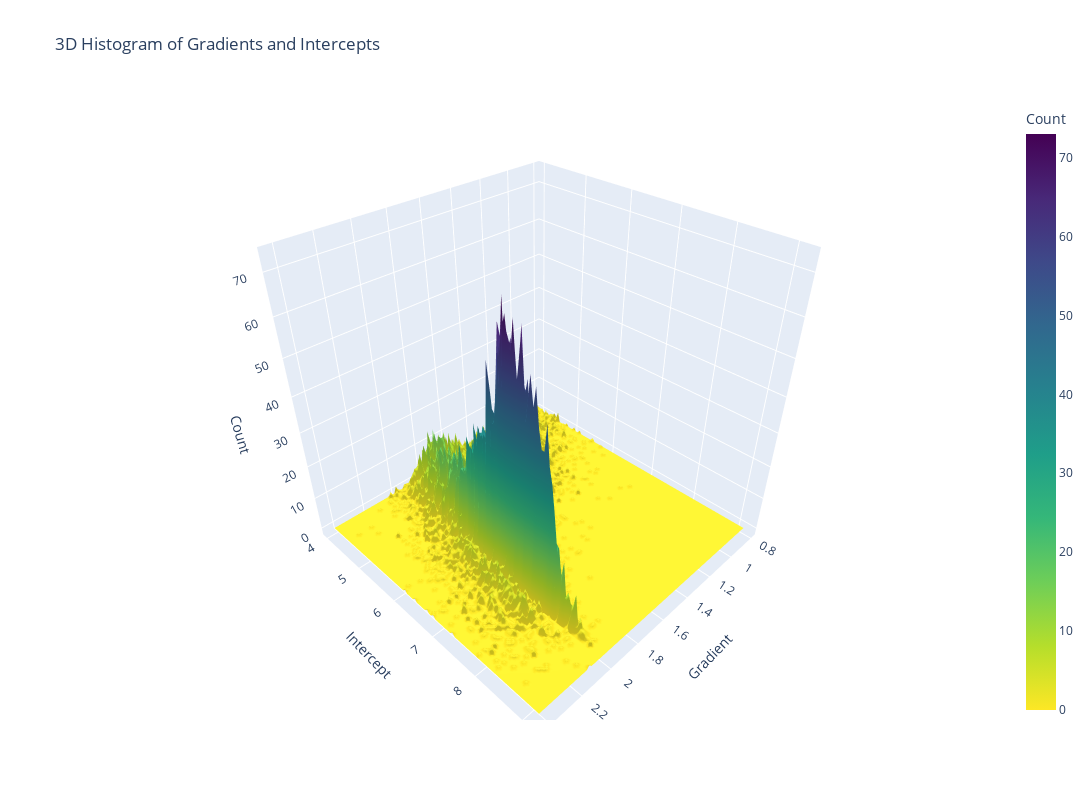

Notebook source saved alongside this figure:
### Code cell
plot_3d_histogram_with_plotly(results_evolved_disk)
